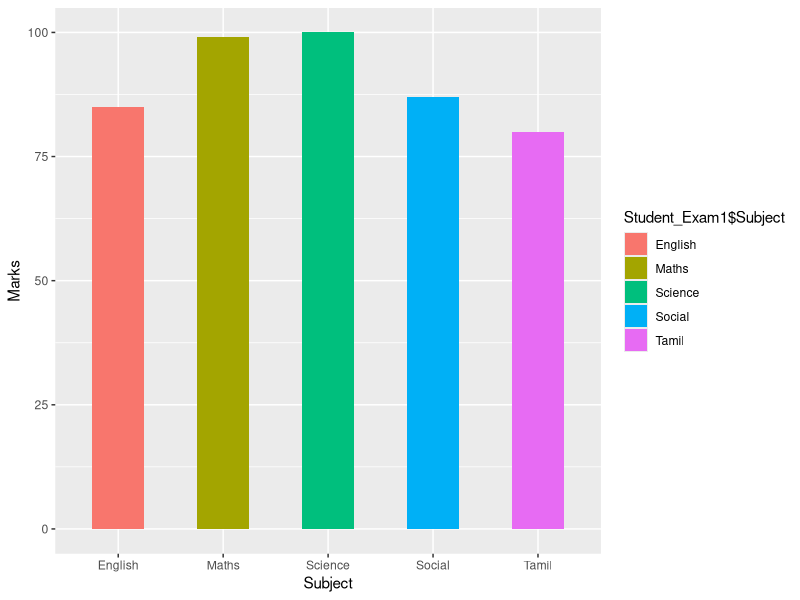
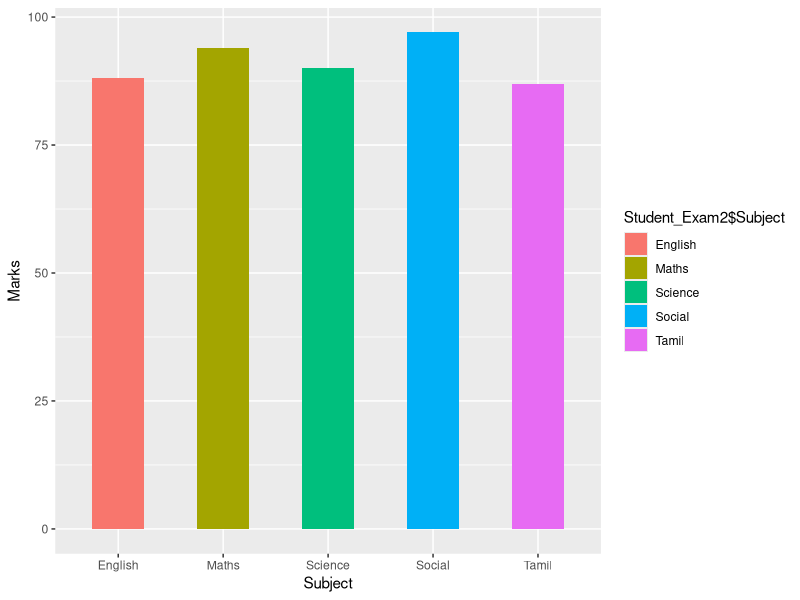
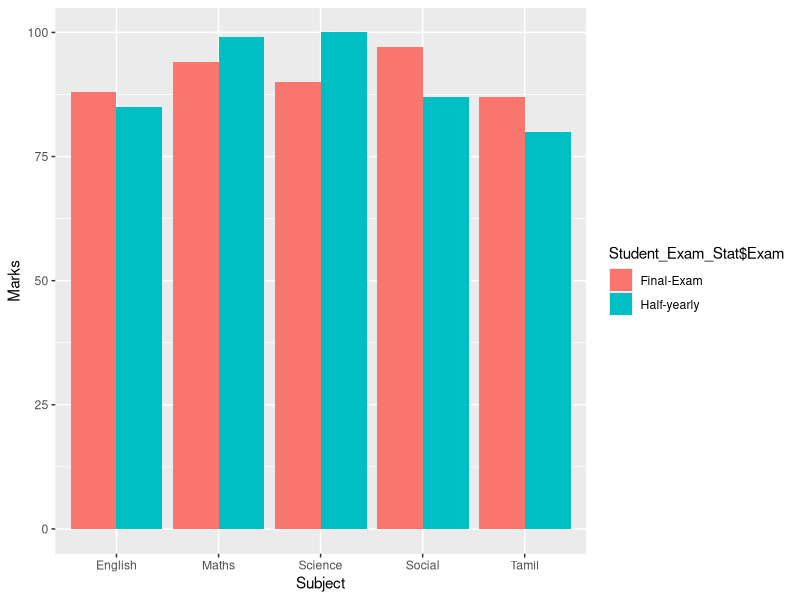

Reproduce these figures in R, in order.
# Before run the Code install the below Package to R Studio
install.packages("tidyverse")
library(tidyverse)

# This step creates data frame for Half Yearly Result
Student_Exam1	<- data.frame(
  Exam 	  = c("Half-yearly","Half-yearly","Half-yearly","Half-yearly","Half-yearly"),
  Subject = c("Tamil","English","Maths","Science","Social"),
  Marks   = c(80,85,99,100,87))

# This step creates data frame for Final Exam Result
Student_Exam2   <- data.frame(
  Exam    = c("Final-Exam","Final-Exam","Final-Exam","Final-Exam","Final-Exam"),
  Subject = c("Tamil","English","Maths","Science","Social"),
  Marks   = c(87,88,94,90,97))

# This step combines Half yearly and Final Exam Result into single dataset in row wise: 
Student_Exam_Stat <- rbind(Student_Exam1,Student_Exam2)

# This graph shows the Half Yearly result
ggplot(data=Student_Exam1)+geom_bar(mapping = aes(x=Student_Exam1$Subject, y=Student_Exam1$Marks,fill = Student_Exam1$Subject),width = 0.5, stat = "identity") + xlab("Subject") + ylab("Marks")
# This graph shows the Final Exam result
ggplot(data=Student_Exam2)+geom_bar(mapping = aes(x=Student_Exam2$Subject, y=Student_Exam2$Marks,fill = Student_Exam2$Subject),width = 0.5, stat = "identity") + xlab("Subject") + ylab("Marks")

# This graph shows the comparision of Half Yerly Result and Final Exam Results
ggplot(Student_Exam_Stat, aes(x=Student_Exam_Stat$Subject, y=Student_Exam_Stat$Marks, fill= Student_Exam_Stat$Exam))+geom_bar(stat="identity", position = "dodge")+ xlab("Subject") + ylab("Marks")
